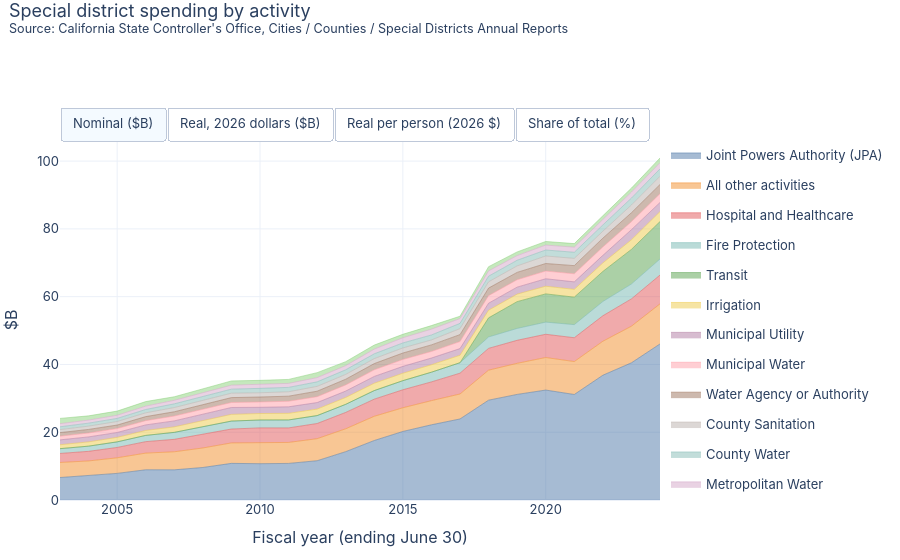

The notebook cell this image was saved under:
### Markdown cell above
## Special districts
Water, power, hospital, fire, transit and other special districts, by activity (top 12 by cumulative spending).

### Code cell
sd = pd.read_csv(PROCESSED / "local_sd_activity.csv")
sp = sd[sd.kind == "spending"]
top = sp.groupby("activity").amount_k.sum().sort_values(ascending=False).head(12).index
sp = sp.assign(activity=sp.activity.where(sp.activity.isin(top), "All other activities"))
d = add_views(sp.groupby(["fy", "activity"], as_index=False).amount_k.sum())
stacked_area_toggle(d, "activity", "Special district spending by activity", SCO_NOTE).show()

### Figure 1 — Plotly figure (JSON) as saved in the notebook; plotly's stock layout.template omitted (floating-point values rounded to 4 significant figures)
{"data": [{"hovertemplate": "%{y:,.1f}", "legendgroup": "Joint Powers Authority (JPA)", "line": {"color": "#4e79a7", "width": 0.5}, "mode": "lines", "name": "Joint Powers Authority (JPA)", "showlegend": true, "stackgroup": "one", "type": "scatter", "visible": true, "x": [2003, 2004, 2005, 2006, 2007, 2008, 2009, 2010, 2011, 2012, 2013, 2014, 2015, 2016, 2017, 2018, 2019, 2020, 2021, 2022, 2023, 2024], "y": [6.631, 7.23, 7.856, 8.92, 8.903, 9.599, 10.81, 10.71, 10.79, 11.59, 14.26, 17.56, 20.22, 22.19, 23.91, 29.45, 31.16, 32.44, 31.13, 36.82, 40.48, 46.05]}, {"hovertemplate": "%{y:,.1f}", "legendgroup": "All other activities", "line": {"color": "#f28e2b", "width": 0.5}, "mode": "lines", "name": "All other activities", "showlegend": true, "stackgroup": "one", "type": "scatter", "visible": true, "x": [2003, 2004, 2005, 2006, 2007, 2008, 2009, 2010, 2011, 2012, 2013, 2014, 2015, 2016, 2017, 2018, 2019, 2020, 2021, 2022, 2023, 2024], "y": [4.444, 4.293, 4.598, 4.918, 5.327, 5.749, 6.036, 6.311, 6.193, 6.502, 6.751, 7.147, 6.99, 7.128, 7.361, 8.851, 9.173, 9.603, 9.719, 10.02, 10.8, 11.82]}, {"hovertemplate": "%{y:,.1f}", "legendgroup": "Hospital and Healthcare", "line": {"color": "#e15759", "width": 0.5}, "mode": "lines", "name": "Hospital and Healthcare", "showlegend": true, "stackgroup": "one", "type": "scatter", "visible": true, "x": [2003, 2004, 2005, 2006, 2007, 2008, 2009, 2010, 2011, 2012, 2013, 2014, 2015, 2016, 2017, 2018, 2019, 2020, 2021, 2022, 2023, 2024], "y": [2.658, 2.837, 3.048, 3.38, 3.671, 4.054, 4.101, 4.253, 4.282, 4.477, 4.824, 5.05, 5.309, 5.528, 6.146, 6.43, 6.793, 6.852, 7.026, 7.515, 8.056, 8.506]}, {"hovertemplate": "%{y:,.1f}", "legendgroup": "Fire Protection", "line": {"color": "#76b7b2", "width": 0.5}, "mode": "lines", "name": "Fire Protection", "showlegend": true, "stackgroup": "one", "type": "scatter", "visible": true, "x": [2003, 2004, 2005, 2006, 2007, 2008, 2009, 2010, 2011, 2012, 2013, 2014, 2015, 2016, 2017, 2018, 2019, 2020, 2021, 2022, 2023, 2024], "y": [1.413, 1.529, 1.653, 1.843, 2.054, 2.189, 2.345, 2.332, 2.35, 2.34, 2.394, 2.535, 2.69, 2.872, 3.091, 3.374, 3.496, 3.584, 3.863, 4.207, 4.395, 4.738]}, {"hovertemplate": "%{y:,.1f}", "legendgroup": "Transit", "line": {"color": "#59a14f", "width": 0.5}, "mode": "lines", "name": "Transit", "showlegend": true, "stackgroup": "one", "type": "scatter", "visible": true, "x": [2003, 2004, 2005, 2006, 2007, 2008, 2009, 2010, 2011, 2012, 2013, 2014, 2015, 2016, 2017, 2018, 2019, 2020, 2021, 2022, 2023, 2024], "y": [0.0, 0.0, 0.0, 0.0, 0.0, 0.0, 0.0, 0.0, 0.0, 0.0, 0.0, 0.0, 0.0, 0.0, 0.0, 5.638, 7.914, 8.336, 8.113, 8.879, 10.21, 11.05]}, {"hovertemplate": "%{y:,.1f}", "legendgroup": "Irrigation", "line": {"color": "#edc948", "width": 0.5}, "mode": "lines", "name": "Irrigation", "showlegend": true, "stackgroup": "one", "type": "scatter", "visible": true, "x": [2003, 2004, 2005, 2006, 2007, 2008, 2009, 2010, 2011, 2012, 2013, 2014, 2015, 2016, 2017, 2018, 2019, 2020, 2021, 2022, 2023, 2024], "y": [1.157, 1.259, 1.319, 1.452, 1.615, 1.8, 1.972, 1.906, 1.952, 1.914, 2.02, 2.166, 2.193, 2.185, 2.198, 2.252, 2.209, 2.26, 2.296, 2.504, 2.832, 2.927]}, {"hovertemplate": "%{y:,.1f}", "legendgroup": "Municipal Utility", "line": {"color": "#b07aa1", "width": 0.5}, "mode": "lines", "name": "Municipal Utility", "showlegend": true, "stackgroup": "one", "type": "scatter", "visible": true, "x": [2003, 2004, 2005, 2006, 2007, 2008, 2009, 2010, 2011, 2012, 2013, 2014, 2015, 2016, 2017, 2018, 2019, 2020, 2021, 2022, 2023, 2024], "y": [1.441, 1.471, 1.447, 1.645, 1.772, 1.9, 2.04, 1.834, 1.924, 1.93, 1.897, 2.011, 2.026, 1.993, 1.97, 2.067, 2.066, 2.206, 2.218, 2.235, 2.986, 2.703]}, {"hovertemplate": "%{y:,.1f}", "legendgroup": "Municipal Water", "line": {"color": "#ff9da7", "width": 0.5}, "mode": "lines", "name": "Municipal Water", "showlegend": true, "stackgroup": "one", "type": "scatter", "visible": true, "x": [2003, 2004, 2005, 2006, 2007, 2008, 2009, 2010, 2011, 2012, 2013, 2014, 2015, 2016, 2017, 2018, 2019, 2020, 2021, 2022, 2023, 2024], "y": [1.082, 1.145, 1.147, 1.25, 1.425, 1.418, 1.475, 1.564, 1.642, 1.73, 1.81, 1.942, 2.024, 1.929, 2.063, 2.228, 2.179, 2.264, 2.372, 2.481, 2.365, 2.588]}, {"hovertemplate": "%{y:,.1f}", "legendgroup": "Water Agency or Authority", "line": {"color": "#9c755f", "width": 0.5}, "mode": "lines", "name": "Water Agency or Authority", "showlegend": true, "stackgroup": "one", "type": "scatter", "visible": true, "x": [2003, 2004, 2005, 2006, 2007, 2008, 2009, 2010, 2011, 2012, 2013, 2014, 2015, 2016, 2017, 2018, 2019, 2020, 2021, 2022, 2023, 2024], "y": [1.059, 1.061, 1.049, 1.198, 1.263, 1.329, 1.44, 1.475, 1.496, 1.617, 1.677, 1.846, 1.909, 1.95, 2.053, 2.234, 2.177, 2.235, 2.414, 2.599, 2.627, 2.727]}, {"hovertemplate": "%{y:,.1f}", "legendgroup": "County Sanitation", "line": {"color": "#bab0ac", "width": 0.5}, "mode": "lines", "name": "County Sanitation", "showlegend": true, "stackgroup": "one", "type": "scatter", "visible": true, "x": [2003, 2004, 2005, 2006, 2007, 2008, 2009, 2010, 2011, 2012, 2013, 2014, 2015, 2016, 2017, 2018, 2019, 2020, 2021, 2022, 2023, 2024], "y": [0.8866, 0.9698, 1.038, 1.119, 1.252, 1.272, 1.302, 1.25, 1.305, 1.436, 1.432, 1.474, 1.499, 1.455, 1.781, 1.854, 1.923, 2.22, 2.135, 2.051, 2.292, 2.43]}, {"hovertemplate": "%{y:,.1f}", "legendgroup": "County Water", "line": {"color": "#86bcb6", "width": 0.5}, "mode": "lines", "name": "County Water", "showlegend": true, "stackgroup": "one", "type": "scatter", "visible": true, "x": [2003, 2004, 2005, 2006, 2007, 2008, 2009, 2010, 2011, 2012, 2013, 2014, 2015, 2016, 2017, 2018, 2019, 2020, 2021, 2022, 2023, 2024], "y": [0.8365, 0.8825, 0.9207, 0.979, 1.091, 1.2, 1.188, 1.301, 1.291, 1.327, 1.352, 1.412, 1.48, 1.47, 1.55, 1.653, 1.655, 1.764, 1.809, 1.845, 2.041, 2.176]}, {"hovertemplate": "%{y:,.1f}", "legendgroup": "Metropolitan Water", "line": {"color": "#d4a6c8", "width": 0.5}, "mode": "lines", "name": "Metropolitan Water", "showlegend": true, "stackgroup": "one", "type": "scatter", "visible": true, "x": [2003, 2004, 2005, 2006, 2007, 2008, 2009, 2010, 2011, 2012, 2013, 2014, 2015, 2016, 2017, 2018, 2019, 2020, 2021, 2022, 2023, 2024], "y": [0.9122, 0.9034, 0.9214, 0.9964, 1.044, 1.112, 1.174, 1.213, 1.179, 1.249, 1.226, 1.389, 1.529, 1.711, 1.41, 1.566, 1.377, 1.452, 1.509, 1.609, 1.761, 1.804]}, {"hovertemplate": "%{y:,.1f}", "legendgroup": "Nonprofit Corporation", "line": {"color": "#8cd17d", "width": 0.5}, "mode": "lines", "name": "Nonprofit Corporation", "showlegend": true, "stackgroup": "one", "type": "scatter", "visible": true, "x": [2003, 2004, 2005, 2006, 2007, 2008, 2009, 2010, 2011, 2012, 2013, 2014, 2015, 2016, 2017, 2018, 2019, 2020, 2021, 2022, 2023, 2024], "y": [1.557, 1.244, 1.232, 1.338, 1.039, 1.121, 1.251, 1.145, 1.172, 1.464, 1.169, 1.184, 1.016, 1.061, 0.6917, 1.242, 1.084, 1.066, 1.045, 1.105, 1.183, 1.4]}, {"hovertemplate": "%{y:,.1f}", "legendgroup": "Joint Powers Authority (JPA)", "line": {"color": "#4e79a7", "width": 0.5}, "mode": "lines", "name": "Joint Powers Authority (JPA)", "showlegend": false, "stackgroup": "one", "type": "scatter", "visible": false, "x": [2003, 2004, 2005, 2006, 2007, 2008, 2009, 2010, 2011, 2012, 2013, 2014, 2015, 2016, 2017, 2018, 2019, 2020, 2021, 2022, 2023, 2024], "y": [11.93, 12.73, 13.43, 14.69, 14.29, 14.86, 16.5, 16.19, 16.0, 16.69, 20.2, 24.48, 28.0, 30.51, 32.29, 38.89, 40.31, 41.32, 38.76, 42.77, 44.26, 48.74]}, {"hovertemplate": "%{y:,.1f}", "legendgroup": "All other activities", "line": {"color": "#f28e2b", "width": 0.5}, "mode": "lines", "name": "All other activities", "showlegend": false, "stackgroup": "one", "type": "scatter", "visible": false, "x": [2003, 2004, 2005, 2006, 2007, 2008, 2009, 2010, 2011, 2012, 2013, 2014, 2015, 2016, 2017, 2018, 2019, 2020, 2021, 2022, 2023, 2024], "y": [7.997, 7.559, 7.858, 8.099, 8.552, 8.899, 9.213, 9.54, 9.179, 9.362, 9.56, 9.966, 9.678, 9.803, 9.938, 11.69, 11.87, 12.23, 12.1, 11.65, 11.81, 12.51]}, {"hovertemplate": "%{y:,.1f}", "legendgroup": "Hospital and Healthcare", "line": {"color": "#e15759", "width": 0.5}, "mode": "lines", "name": "Hospital and Healthcare", "showlegend": false, "stackgroup": "one", "type": "scatter", "visible": false, "x": [2003, 2004, 2005, 2006, 2007, 2008, 2009, 2010, 2011, 2012, 2013, 2014, 2015, 2016, 2017, 2018, 2019, 2020, 2021, 2022, 2023, 2024], "y": [4.782, 4.994, 5.21, 5.567, 5.893, 6.275, 6.259, 6.429, 6.347, 6.446, 6.831, 7.041, 7.35, 7.602, 8.298, 8.491, 8.789, 8.727, 8.748, 8.731, 8.809, 9.003]}, {"hovertemplate": "%{y:,.1f}", "legendgroup": "Fire Protection", "line": {"color": "#76b7b2", "width": 0.5}, "mode": "lines", "name": "Fire Protection", "showlegend": false, "stackgroup": "one", "type": "scatter", "visible": false, "x": [2003, 2004, 2005, 2006, 2007, 2008, 2009, 2010, 2011, 2012, 2013, 2014, 2015, 2016, 2017, 2018, 2019, 2020, 2021, 2022, 2023, 2024], "y": [2.542, 2.691, 2.825, 3.035, 3.298, 3.389, 3.579, 3.525, 3.483, 3.37, 3.39, 3.535, 3.723, 3.95, 4.173, 4.455, 4.523, 4.565, 4.81, 4.887, 4.805, 5.015]}, {"hovertemplate": "%{y:,.1f}", "legendgroup": "Transit", "line": {"color": "#59a14f", "width": 0.5}, "mode": "lines", "name": "Transit", "showlegend": false, "stackgroup": "one", "type": "scatter", "visible": false, "x": [2003, 2004, 2005, 2006, 2007, 2008, 2009, 2010, 2011, 2012, 2013, 2014, 2015, 2016, 2017, 2018, 2019, 2020, 2021, 2022, 2023, 2024], "y": [0.0, 0.0, 0.0, 0.0, 0.0, 0.0, 0.0, 0.0, 0.0, 0.0, 0.0, 0.0, 0.0, 0.0, 0.0, 7.445, 10.24, 10.62, 10.1, 10.31, 11.16, 11.69]}, {"hovertemplate": "%{y:,.1f}", "legendgroup": "Irrigation", "line": {"color": "#edc948", "width": 0.5}, "mode": "lines", "name": "Irrigation", "showlegend": false, "stackgroup": "one", "type": "scatter", "visible": false, "x": [2003, 2004, 2005, 2006, 2007, 2008, 2009, 2010, 2011, 2012, 2013, 2014, 2015, 2016, 2017, 2018, 2019, 2020, 2021, 2022, 2023, 2024], "y": [2.082, 2.216, 2.255, 2.392, 2.593, 2.787, 3.01, 2.881, 2.894, 2.755, 2.86, 3.02, 3.035, 3.005, 2.967, 2.974, 2.858, 2.878, 2.859, 2.909, 3.096, 3.098]}, {"hovertemplate": "%{y:,.1f}", "legendgroup": "Municipal Utility", "line": {"color": "#b07aa1", "width": 0.5}, "mode": "lines", "name": "Municipal Utility", "showlegend": false, "stackgroup": "one", "type": "scatter", "visible": false, "x": [2003, 2004, 2005, 2006, 2007, 2008, 2009, 2010, 2011, 2012, 2013, 2014, 2015, 2016, 2017, 2018, 2019, 2020, 2021, 2022, 2023, 2024], "y": [2.593, 2.589, 2.474, 2.71, 2.844, 2.941, 3.113, 2.773, 2.852, 2.779, 2.686, 2.803, 2.805, 2.74, 2.659, 2.729, 2.673, 2.809, 2.762, 2.597, 3.265, 2.861]}, {"hovertemplate": "%{y:,.1f}", "legendgroup": "Municipal Water", "line": {"color": "#ff9da7", "width": 0.5}, "mode": "lines", "name": "Municipal Water", "showlegend": false, "stackgroup": "one", "type": "scatter", "visible": false, "x": [2003, 2004, 2005, 2006, 2007, 2008, 2009, 2010, 2011, 2012, 2013, 2014, 2015, 2016, 2017, 2018, 2019, 2020, 2021, 2022, 2023, 2024], "y": [1.946, 2.015, 1.96, 2.059, 2.287, 2.195, 2.252, 2.365, 2.433, 2.492, 2.563, 2.707, 2.802, 2.652, 2.786, 2.941, 2.819, 2.883, 2.953, 2.882, 2.586, 2.739]}, {"hovertemplate": "%{y:,.1f}", "legendgroup": "Water Agency or Authority", "line": {"color": "#9c755f", "width": 0.5}, "mode": "lines", "name": "Water Agency or Authority", "showlegend": false, "stackgroup": "one", "type": "scatter", "visible": false, "x": [2003, 2004, 2005, 2006, 2007, 2008, 2009, 2010, 2011, 2012, 2013, 2014, 2015, 2016, 2017, 2018, 2019, 2020, 2021, 2022, 2023, 2024], "y": [1.905, 1.868, 1.793, 1.974, 2.028, 2.057, 2.198, 2.229, 2.217, 2.328, 2.375, 2.574, 2.643, 2.682, 2.772, 2.95, 2.816, 2.846, 3.005, 3.019, 2.872, 2.886]}, {"hovertemplate": "%{y:,.1f}", "legendgroup": "County Sanitation", "line": {"color": "#bab0ac", "width": 0.5}, "mode": "lines", "name": "County Sanitation", "showlegend": false, "stackgroup": "one", "type": "scatter", "visible": false, "x": [2003, 2004, 2005, 2006, 2007, 2008, 2009, 2010, 2011, 2012, 2013, 2014, 2015, 2016, 2017, 2018, 2019, 2020, 2021, 2022, 2023, 2024], "y": [1.595, 1.707, 1.774, 1.842, 2.01, 1.969, 1.988, 1.89, 1.934, 2.067, 2.028, 2.055, 2.075, 2.001, 2.405, 2.448, 2.488, 2.827, 2.658, 2.382, 2.506, 2.572]}, {"hovertemplate": "%{y:,.1f}", "legendgroup": "County Water", "line": {"color": "#86bcb6", "width": 0.5}, "mode": "lines", "name": "County Water", "showlegend": false, "stackgroup": "one", "type": "scatter", "visible": false, "x": [2003, 2004, 2005, 2006, 2007, 2008, 2009, 2010, 2011, 2012, 2013, 2014, 2015, 2016, 2017, 2018, 2019, 2020, 2021, 2022, 2023, 2024], "y": [1.505, 1.554, 1.574, 1.612, 1.751, 1.857, 1.814, 1.967, 1.913, 1.91, 1.915, 1.969, 2.049, 2.022, 2.093, 2.183, 2.142, 2.246, 2.252, 2.144, 2.232, 2.303]}, {"hovertemplate": "%{y:,.1f}", "legendgroup": "Metropolitan Water", "line": {"color": "#d4a6c8", "width": 0.5}, "mode": "lines", "name": "Metropolitan Water", "showlegend": false, "stackgroup": "one", "type": "scatter", "visible": false, "x": [2003, 2004, 2005, 2006, 2007, 2008, 2009, 2010, 2011, 2012, 2013, 2014, 2015, 2016, 2017, 2018, 2019, 2020, 2021, 2022, 2023, 2024], "y": [1.641, 1.591, 1.575, 1.641, 1.676, 1.721, 1.793, 1.833, 1.747, 1.799, 1.736, 1.937, 2.117, 2.353, 1.904, 2.068, 1.782, 1.85, 1.879, 1.869, 1.925, 1.909]}, {"hovertemplate": "%{y:,.1f}", "legendgroup": "Nonprofit Corporation", "line": {"color": "#8cd17d", "width": 0.5}, "mode": "lines", "name": "Nonprofit Corporation", "showlegend": false, "stackgroup": "one", "type": "scatter", "visible": false, "x": [2003, 2004, 2005, 2006, 2007, 2008, 2009, 2010, 2011, 2012, 2013, 2014, 2015, 2016, 2017, 2018, 2019, 2020, 2021, 2022, 2023, 2024], "y": [2.802, 2.191, 2.105, 2.203, 1.669, 1.735, 1.91, 1.731, 1.738, 2.109, 1.656, 1.651, 1.406, 1.459, 0.9339, 1.641, 1.403, 1.357, 1.301, 1.284, 1.293, 1.482]}, {"hovertemplate": "%{y:,.0f}", "legendgroup": "Joint Powers Authority (JPA)", "line": {"color": "#4e79a7", "width": 0.5}, "mode": "lines", "name": "Joint Powers Authority (JPA)", "showlegend": false, "stackgroup": "one", "type": "scatter", "visible": false, "x": [2003, 2004, 2005, 2006, 2007, 2008, 2009, 2010, 2011, 2012, 2013, 2014, 2015, 2016, 2017, 2018, 2019, 2020, 2021, 2022, 2023, 2024], "y": [340.3, 359.4, 376.1, 408.9, 395.5, 407.9, 448.5, 436.0, 426.9, 441.6, 530.1, 637.2, 722.6, 781.8, 822.7, 987.4, 1022.0, 1046.0, 985.4, 1093.0, 1131.0, 1241.0]}, {"hovertemplate": "%{y:,.0f}", "legendgroup": "All other activities", "line": {"color": "#f28e2b", "width": 0.5}, "mode": "lines", "name": "All other activities", "showlegend": false, "stackgroup": "one", "type": "scatter", "visible": false, "x": [2003, 2004, 2005, 2006, 2007, 2008, 2009, 2010, 2011, 2012, 2013, 2014, 2015, 2016, 2017, 2018, 2019, 2020, 2021, 2022, 2023, 2024], "y": [228.1, 213.4, 220.1, 225.4, 236.6, 244.3, 250.5, 256.9, 244.9, 247.7, 250.9, 259.4, 249.8, 251.2, 253.3, 296.7, 300.9, 309.8, 307.6, 297.5, 301.7, 318.6]}, {"hovertemplate": "%{y:,.0f}", "legendgroup": "Hospital and Healthcare", "line": {"color": "#e15759", "width": 0.5}, "mode": "lines", "name": "Hospital and Healthcare", "showlegend": false, "stackgroup": "one", "type": "scatter", "visible": false, "x": [2003, 2004, 2005, 2006, 2007, 2008, 2009, 2010, 2011, 2012, 2013, 2014, 2015, 2016, 2017, 2018, 2019, 2020, 2021, 2022, 2023, 2024], "y": [136.4, 141.0, 145.9, 155.0, 163.1, 172.3, 170.2, 173.1, 169.4, 170.6, 179.3, 183.3, 189.7, 194.8, 211.4, 215.6, 222.9, 221.0, 222.4, 223.1, 225.0, 229.2]}, {"hovertemplate": "%{y:,.0f}", "legendgroup": "Fire Protection", "line": {"color": "#76b7b2", "width": 0.5}, "mode": "lines", "name": "Fire Protection", "showlegend": false, "stackgroup": "one", "type": "scatter", "visible": false, "x": [2003, 2004, 2005, 2006, 2007, 2008, 2009, 2010, 2011, 2012, 2013, 2014, 2015, 2016, 2017, 2018, 2019, 2020, 2021, 2022, 2023, 2024], "y": [72.51, 75.99, 79.13, 84.47, 91.26, 93.03, 97.3, 94.91, 92.93, 89.17, 88.97, 92.01, 96.1, 101.2, 106.3, 113.1, 114.7, 115.6, 122.3, 124.9, 122.7, 127.7]}, {"hovertemplate": "%{y:,.0f}", "legendgroup": "Transit", "line": {"color": "#59a14f", "width": 0.5}, "mode": "lines", "name": "Transit", "showlegend": false, "stackgroup": "one", "type": "scatter", "visible": false, "x": [2003, 2004, 2005, 2006, 2007, 2008, 2009, 2010, 2011, 2012, 2013, 2014, 2015, 2016, 2017, 2018, 2019, 2020, 2021, 2022, 2023, 2024], "y": [0.0, 0.0, 0.0, 0.0, 0.0, 0.0, 0.0, 0.0, 0.0, 0.0, 0.0, 0.0, 0.0, 0.0, 0.0, 189.0, 259.6, 268.9, 256.8, 263.5, 285.1, 297.7]}, {"hovertemplate": "%{y:,.0f}", "legendgroup": "Irrigation", "line": {"color": "#edc948", "width": 0.5}, "mode": "lines", "name": "Irrigation", "showlegend": false, "stackgroup": "one", "type": "scatter", "visible": false, "x": [2003, 2004, 2005, 2006, 2007, 2008, 2009, 2010, 2011, 2012, 2013, 2014, 2015, 2016, 2017, 2018, 2019, 2020, 2021, 2022, 2023, 2024], "y": [59.39, 62.58, 63.15, 66.57, 71.75, 76.5, 81.83, 77.57, 77.21, 72.91, 75.07, 78.6, 78.34, 76.99, 75.6, 75.51, 72.48, 72.9, 72.68, 74.34, 79.09, 78.89]}, {"hovertemplate": "%{y:,.0f}", "legendgroup": "Municipal Utility", "line": {"color": "#b07aa1", "width": 0.5}, "mode": "lines", "name": "Municipal Utility", "showlegend": false, "stackgroup": "one", "type": "scatter", "visible": false, "x": [2003, 2004, 2005, 2006, 2007, 2008, 2009, 2010, 2011, 2012, 2013, 2014, 2015, 2016, 2017, 2018, 2019, 2020, 2021, 2022, 2023, 2024], "y": [73.96, 73.12, 69.3, 75.43, 78.72, 80.75, 84.64, 74.66, 76.08, 73.55, 70.49, 72.97, 72.39, 70.22, 67.76, 69.28, 67.77, 71.15, 70.2, 66.34, 83.39, 72.84]}, {"hovertemplate": "%{y:,.0f}", "legendgroup": "Municipal Water", "line": {"color": "#ff9da7", "width": 0.5}, "mode": "lines", "name": "Municipal Water", "showlegend": false, "stackgroup": "one", "type": "scatter", "visible": false, "x": [2003, 2004, 2005, 2006, 2007, 2008, 2009, 2010, 2011, 2012, 2013, 2014, 2015, 2016, 2017, 2018, 2019, 2020, 2021, 2022, 2023, 2024], "y": [55.51, 56.9, 54.9, 57.32, 63.28, 60.25, 61.22, 63.67, 64.93, 65.93, 67.27, 70.46, 72.31, 67.96, 70.99, 74.68, 71.49, 73.02, 75.06, 73.64, 66.04, 69.74]}, {"hovertemplate": "%{y:,.0f}", "legendgroup": "Water Agency or Authority", "line": {"color": "#9c755f", "width": 0.5}, "mode": "lines", "name": "Water Agency or Authority", "showlegend": false, "stackgroup": "one", "type": "scatter", "visible": false, "x": [2003, 2004, 2005, 2006, 2007, 2008, 2009, 2010, 2011, 2012, 2013, 2014, 2015, 2016, 2017, 2018, 2019, 2020, 2021, 2022, 2023, 2024], "y": [54.33, 52.73, 50.21, 54.94, 56.12, 56.47, 59.76, 60.03, 59.14, 61.59, 62.34, 67.01, 68.21, 68.71, 70.64, 74.89, 71.4, 72.09, 76.4, 77.14, 73.36, 73.49]}, {"hovertemplate": "%{y:,.0f}", "legendgroup": "County Sanitation", "line": {"color": "#bab0ac", "width": 0.5}, "mode": "lines", "name": "County Sanitation", "showlegend": false, "stackgroup": "one", "type": "scatter", "visible": false, "x": [2003, 2004, 2005, 2006, 2007, 2008, 2009, 2010, 2011, 2012, 2013, 2014, 2015, 2016, 2017, 2018, 2019, 2020, 2021, 2022, 2023, 2024], "y": [45.5, 48.21, 49.7, 51.28, 55.61, 54.04, 54.05, 50.88, 51.6, 54.7, 53.22, 53.48, 53.56, 51.27, 61.27, 62.16, 63.08, 71.61, 67.56, 60.87, 64.01, 65.49]}, {"hovertemplate": "%{y:,.0f}", "legendgroup": "County Water", "line": {"color": "#86bcb6", "width": 0.5}, "mode": "lines", "name": "County Water", "showlegend": false, "stackgroup": "one", "type": "scatter", "visible": false, "x": [2003, 2004, 2005, 2006, 2007, 2008, 2009, 2010, 2011, 2012, 2013, 2014, 2015, 2016, 2017, 2018, 2019, 2020, 2021, 2022, 2023, 2024], "y": [42.93, 43.87, 44.08, 44.88, 48.45, 50.98, 49.32, 52.95, 51.04, 50.55, 50.26, 51.24, 52.88, 51.82, 53.33, 55.41, 54.3, 56.9, 57.25, 54.78, 57.0, 58.65]}, {"hovertemplate": "%{y:,.0f}", "legendgroup": "Metropolitan Water", "line": {"color": "#d4a6c8", "width": 0.5}, "mode": "lines", "name": "Metropolitan Water", "showlegend": false, "stackgroup": "one", "type": "scatter", "visible": false, "x": [2003, 2004, 2005, 2006, 2007, 2008, 2009, 2010, 2011, 2012, 2013, 2014, 2015, 2016, 2017, 2018, 2019, 2020, 2021, 2022, 2023, 2024], "y": [46.81, 44.91, 44.11, 45.68, 46.39, 47.25, 48.73, 49.35, 46.62, 47.61, 45.58, 50.41, 54.64, 60.3, 48.52, 52.5, 45.18, 46.85, 47.75, 47.75, 49.17, 48.61]}, {"hovertemplate": "%{y:,.0f}", "legendgroup": "Nonprofit Corporation", "line": {"color": "#8cd17d", "width": 0.5}, "mode": "lines", "name": "Nonprofit Corporation", "showlegend": false, "stackgroup": "one", "type": "scatter", "visible": false, "x": [2003, 2004, 2005, 2006, 2007, 2008, 2009, 2010, 2011, 2012, 2013, 2014, 2015, 2016, 2017, 2018, 2019, 2020, 2021, 2022, 2023, 2024], "y": [79.92, 61.85, 58.97, 61.33, 46.18, 47.62, 51.92, 46.6, 46.36, 55.8, 43.45, 42.98, 36.3, 37.37, 23.8, 41.65, 35.57, 34.37, 33.07, 32.8, 33.03, 37.74]}, {"hovertemplate": "%{y:.1f}", "legendgroup": "Joint Powers Authority (JPA)", "line": {"color": "#4e79a7", "width": 0.5}, "mode": "lines", "name": "Joint Powers Authority (JPA)", "showlegend": false, "stackgroup": "one", "type": "scatter", "visible": false, "x": [2003, 2004, 2005, 2006, 2007, 2008, 2009, 2010, 2011, 2012, 2013, 2014, 2015, 2016, 2017, 2018, 2019, 2020, 2021, 2022, 2023, 2024], "y": [27.54, 29.13, 29.95, 30.72, 29.23, 29.32, 30.77, 30.35, 30.34, 30.84, 34.95, 38.41, 41.37, 43.11, 44.1, 42.78, 42.56, 42.53, 41.15, 43.9, 43.99, 45.63]}, {"hovertemplate": "%{y:.1f}", "legendgroup": "All other activities", "line": {"color": "#f28e2b", "width": 0.5}, "mode": "lines", "name": "All other activities", "showlegend": false, "stackgroup": "one", "type": "scatter", "visible": false, "x": [2003, 2004, 2005, 2006, 2007, 2008, 2009, 2010, 2011, 2012, 2013, 2014, 2015, 2016, 2017, 2018, 2019, 2020, 2021, 2022, 2023, 2024], "y": [18.46, 17.3, 17.53, 16.93, 17.49, 17.56, 17.18, 17.88, 17.41, 17.3, 16.54, 15.63, 14.3, 13.85, 13.57, 12.86, 12.53, 12.59, 12.85, 11.95, 11.74, 11.71]}, {"hovertemplate": "%{y:.1f}", "legendgroup": "Hospital and Healthcare", "line": {"color": "#e15759", "width": 0.5}, "mode": "lines", "name": "Hospital and Healthcare", "showlegend": false, "stackgroup": "one", "type": "scatter", "visible": false, "x": [2003, 2004, 2005, 2006, 2007, 2008, 2009, 2010, 2011, 2012, 2013, 2014, 2015, 2016, 2017, 2018, 2019, 2020, 2021, 2022, 2023, 2024], "y": [11.04, 11.43, 11.62, 11.64, 12.05, 12.38, 11.67, 12.05, 12.04, 11.91, 11.82, 11.05, 10.86, 10.74, 11.33, 9.34, 9.28, 8.982, 9.287, 8.961, 8.754, 8.429]}, {"hovertemplate": "%{y:.1f}", "legendgroup": "Fire Protection", "line": {"color": "#76b7b2", "width": 0.5}, "mode": "lines", "name": "Fire Protection", "showlegend": false, "stackgroup": "one", "type": "scatter", "visible": false, "x": [2003, 2004, 2005, 2006, 2007, 2008, 2009, 2010, 2011, 2012, 2013, 2014, 2015, 2016, 2017, 2018, 2019, 2020, 2021, 2022, 2023, 2024], "y": [5.868, 6.158, 6.302, 6.345, 6.745, 6.686, 6.674, 6.607, 6.604, 6.229, 5.865, 5.546, 5.501, 5.581, 5.699, 4.901, 4.776, 4.699, 5.106, 5.015, 4.775, 4.695]}, {"hovertemplate": "%{y:.1f}", "legendgroup": "Transit", "line": {"color": "#59a14f", "width": 0.5}, "mode": "lines", "name": "Transit", "showlegend": false, "stackgroup": "one", "type": "scatter", "visible": false, "x": [2003, 2004, 2005, 2006, 2007, 2008, 2009, 2010, 2011, 2012, 2013, 2014, 2015, 2016, 2017, 2018, 2019, 2020, 2021, 2022, 2023, 2024], "y": [0.0, 0.0, 0.0, 0.0, 0.0, 0.0, 0.0, 0.0, 0.0, 0.0, 0.0, 0.0, 0.0, 0.0, 0.0, 8.19, 10.81, 10.93, 10.72, 10.59, 11.09, 10.95]}, {"hovertemplate": "%{y:.1f}", "legendgroup": "Irrigation", "line": {"color": "#edc948", "width": 0.5}, "mode": "lines", "name": "Irrigation", "showlegend": false, "stackgroup": "one", "type": "scatter", "visible": false, "x": [2003, 2004, 2005, 2006, 2007, 2008, 2009, 2010, 2011, 2012, 2013, 2014, 2015, 2016, 2017, 2018, 2019, 2020, 2021, 2022, 2023, 2024], "y": [4.806, 5.071, 5.029, 5.001, 5.303, 5.498, 5.612, 5.399, 5.487, 5.093, 4.948, 4.738, 4.485, 4.245, 4.052, 3.272, 3.018, 2.963, 3.036, 2.986, 3.077, 2.901]}, {"hovertemplate": "%{y:.1f}", "legendgroup": "Municipal Utility", "line": {"color": "#b07aa1", "width": 0.5}, "mode": "lines", "name": "Municipal Utility", "showlegend": false, "stackgroup": "one", "type": "scatter", "visible": false, "x": [2003, 2004, 2005, 2006, 2007, 2008, 2009, 2010, 2011, 2012, 2013, 2014, 2015, 2016, 2017, 2018, 2019, 2020, 2021, 2022, 2023, 2024], "y": [5.986, 5.925, 5.519, 5.666, 5.818, 5.804, 5.806, 5.197, 5.407, 5.137, 4.647, 4.398, 4.144, 3.872, 3.632, 3.002, 2.822, 2.891, 2.932, 2.665, 3.245, 2.678]}, {"hovertemplate": "%{y:.1f}", "legendgroup": "Municipal Water", "line": {"color": "#ff9da7", "width": 0.5}, "mode": "lines", "name": "Municipal Water", "showlegend": false, "stackgroup": "one", "type": "scatter", "visible": false, "x": [2003, 2004, 2005, 2006, 2007, 2008, 2009, 2010, 2011, 2012, 2013, 2014, 2015, 2016, 2017, 2018, 2019, 2020, 2021, 2022, 2023, 2024], "y": [4.493, 4.611, 4.372, 4.306, 4.677, 4.331, 4.199, 4.432, 4.614, 4.605, 4.434, 4.247, 4.14, 3.747, 3.805, 3.236, 2.977, 2.967, 3.135, 2.958, 2.57, 2.564]}, {"hovertemplate": "%{y:.1f}", "legendgroup": "Water Agency or Authority", "line": {"color": "#9c755f", "width": 0.5}, "mode": "lines", "name": "Water Agency or Authority", "showlegend": false, "stackgroup": "one", "type": "scatter", "visible": false, "x": [2003, 2004, 2005, 2006, 2007, 2008, 2009, 2010, 2011, 2012, 2013, 2014, 2015, 2016, 2017, 2018, 2019, 2020, 2021, 2022, 2023, 2024], "y": [4.397, 4.273, 3.999, 4.127, 4.148, 4.059, 4.099, 4.179, 4.203, 4.302, 4.11, 4.039, 3.905, 3.789, 3.786, 3.245, 2.973, 2.93, 3.191, 3.098, 2.855, 2.702]}, {"hovertemplate": "%{y:.1f}", "legendgroup": "County Sanitation", "line": {"color": "#bab0ac", "width": 0.5}, "mode": "lines", "name": "County Sanitation", "showlegend": false, "stackgroup": "one", "type": "scatter", "visible": false, "x": [2003, 2004, 2005, 2006, 2007, 2008, 2009, 2010, 2011, 2012, 2013, 2014, 2015, 2016, 2017, 2018, 2019, 2020, 2021, 2022, 2023, 2024], "y": [3.682, 3.907, 3.958, 3.852, 4.11, 3.884, 3.707, 3.542, 3.667, 3.82, 3.508, 3.223, 3.066, 2.827, 3.284, 2.693, 2.627, 2.91, 2.821, 2.445, 2.491, 2.408]}, {"hovertemplate": "%{y:.1f}", "legendgroup": "County Water", "line": {"color": "#86bcb6", "width": 0.5}, "mode": "lines", "name": "County Water", "showlegend": false, "stackgroup": "one", "type": "scatter", "visible": false, "x": [2003, 2004, 2005, 2006, 2007, 2008, 2009, 2010, 2011, 2012, 2013, 2014, 2015, 2016, 2017, 2018, 2019, 2020, 2021, 2022, 2023, 2024], "y": [3.474, 3.555, 3.51, 3.371, 3.581, 3.664, 3.383, 3.686, 3.627, 3.531, 3.313, 3.088, 3.027, 2.857, 2.858, 2.401, 2.261, 2.312, 2.391, 2.2, 2.218, 2.157]}, {"hovertemplate": "%{y:.1f}", "legendgroup": "Metropolitan Water", "line": {"color": "#d4a6c8", "width": 0.5}, "mode": "lines", "name": "Metropolitan Water", "showlegend": false, "stackgroup": "one", "type": "scatter", "visible": false, "x": [2003, 2004, 2005, 2006, 2007, 2008, 2009, 2010, 2011, 2012, 2013, 2014, 2015, 2016, 2017, 2018, 2019, 2020, 2021, 2022, 2023, 2024], "y": [3.789, 3.639, 3.513, 3.431, 3.429, 3.396, 3.343, 3.435, 3.313, 3.325, 3.004, 3.039, 3.128, 3.325, 2.601, 2.275, 1.881, 1.904, 1.994, 1.918, 1.913, 1.788]}, {"hovertemplate": "%{y:.1f}", "legendgroup": "Nonprofit Corporation", "line": {"color": "#8cd17d", "width": 0.5}, "mode": "lines", "name": "Nonprofit Corporation", "showlegend": false, "stackgroup": "one", "type": "scatter", "visible": false, "x": [2003, 2004, 2005, 2006, 2007, 2008, 2009, 2010, 2011, 2012, 2013, 2014, 2015, 2016, 2017, 2018, 2019, 2020, 2021, 2022, 2023, 2024], "y": [6.468, 5.012, 4.696, 4.607, 3.413, 3.423, 3.561, 3.244, 3.295, 3.897, 2.865, 2.59, 2.078, 2.061, 1.276, 1.805, 1.481, 1.397, 1.381, 1.317, 1.285, 1.388]}], "layout": {"font": {"family": "-apple-system, Segoe UI, sans-serif", "size": 13}, "height": 560, "hovermode": "x unified", "legend": {"orientation": "v", "x": 1.01}, "margin": {"b": 60, "l": 60, "r": 20, "t": 140}, "title": {"text": "Special district spending by activity<br><sup>Source: California State Controller's Office, Cities / Counties / Special Districts Annual Reports</sup>", "x": 0.01, "y": 0.97, "yanchor": "top"}, "updatemenus": [{"buttons": [{"args": [{"visible": [true, true, true, true, true, true, true, true, true, true, true, true, true, false, false, false, false, false, false, false, false, false, false, false, false, false, false, false, false, false, false, false, false, false, false, false, false, false, false, false, false, false, false, false, false, false, false, false, false, false, false, false]}, {"yaxis.title.text": "$B"}], "label": "Nominal ($B)", "method": "update"}, {"args": [{"visible": [false, false, false, false, false, false, false, false, false, false, false, false, false, true, true, true, true, true, true, true, true, true, true, true, true, true, false, false, false, false, false, false, false, false, false, false, false, false, false, false, false, false, false, false, false, false, false, false, false, false, false, false]}, {"yaxis.title.text": "$B"}], "label": "Real, 2026 dollars ($B)", "method": "update"}, {"args": [{"visible": [false, false, false, false, false, false, false, false, false, false, false, false, false, false, false, false, false, false, false, false, false, false, false, false, false, false, true, true, true, true, true, true, true, true, true, true, true, true, true, false, false, false, false, false, false, false, false, false, false, false, false, false]}, {"yaxis.title.text": "$ per person"}], "label": "Real per person (2026 $)", "method": "update"}, {"args": [{"visible": [false, false, false, false, false, false, false, false, false, false, false, false, false, false, false, false, false, false, false, false, false, false, false, false, false, false, false, false, false, false, false, false, false, false, false, false, false, false, false, true, true, true, true, true, true, true, true, true, true, true, true, true]}, {"yaxis.title.text": "%"}], "label": "Share of total (%)", "method": "update"}], "direction": "right", "showactive": true, "type": "buttons", "x": 0, "xanchor": "left", "y": 1.0, "yanchor": "bottom"}], "xaxis": {"title": {"text": "Fiscal year (ending June 30)"}}, "yaxis": {"title": {"text": "$B"}}}}
